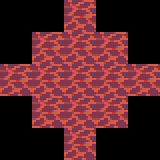

Tiled map render using the project's own tile images. Description and the whole map definition, tile-layer contents included, below:
An orthogonal 5x5 tile map with 32x32 px tiles, 1 tile layer (Tile Layer 1).

<map version="1.0" tiledversion="1.1.6" orientation="orthogonal" renderorder="right-down" width="5" height="5" tilewidth="32" tileheight="32" infinite="0" nextobjectid="1">
 <tileset firstgid="1" source="../ground.tsx" />
 <layer name="Tile Layer 1" width="5" height="5">
  <data encoding="csv">
0,0,27,0,0,
0,27,27,27,0,
27,27,27,27,27,
0,27,27,27,0,
0,0,27,0,0
</data>
 </layer>
</map>
